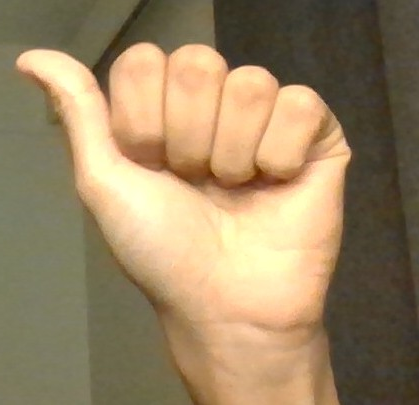
#> input picture resources/A.jpg, 419 x 405 px, given in place of the camera
$ python gestura.py
#> lines starting #> are read from the running program, lines starting #| are printed output that depends on the picture; after the words box and inside, x2 and y2 are one past the last pixel; in counts of white or black regions, pixels touching at a corner belong together
### hand_detector.py
import cv2
import numpy as np


class HandDetector:
    """
    Handles hand detection using computer vision techniques
    """
    def __init__(self):
        # Skin color detection parameters (HSV)
        self.lower_skin = np.array([0, 20, 70], dtype=np.uint8)
        self.upper_skin = np.array([20, 255, 255], dtype=np.uint8)

        # Hand detection parameters
        self.min_hand_area = 5000
        self.max_hand_area = 100000


    def detect_skin_color(self, frame): # TODO: find better hand detection method
        """
        Detect hand using skin color segmentation in HSV color space
        """
        # Convert to HSV
        hsv = cv2.cvtColor(frame, cv2.COLOR_BGR2HSV)

        # Create skin mask
        mask = cv2.inRange(hsv, self.lower_skin, self.upper_skin)

        # Clean up mask (remove noise)
        mask = cv2.GaussianBlur(mask, (5, 5), 0)
        kernel = np.ones((3, 3), np.uint8)
        mask = cv2.morphologyEx(mask, cv2.MORPH_OPEN, kernel, iterations=2)
        mask = cv2.morphologyEx(mask, cv2.MORPH_CLOSE, kernel, iterations=2)

        # Dilate to fill gaps
        mask = cv2.dilate(mask, kernel, iterations=1)

        return mask


    def find_largest_contour(self, mask):
        """
        Find the largest contour (hand) in the mask
        Returns contour and its area if valid
        """
        contours, _ = cv2.findContours(
            mask, cv2.RETR_EXTERNAL, cv2.CHAIN_APPROX_SIMPLE)

        if not contours:
            return None, 0

        # Find largest contour
        max_contour = max(contours, key=cv2.contourArea)
        area = cv2.contourArea(max_contour)

        # Check if area is reasonable for a hand
        if area < self.min_hand_area or area > self.max_hand_area:
            return None, 0

        return max_contour, area


    # [20 lines left out: function extract_roi, not called in this run]


    def detect_hand(self, frame):
        """
        Main detection method - returns hand data or None
        Returns: dict with 'mask', 'contour', 'roi', 'bbox', 'area' or None
        """
        mask = self.detect_skin_color(frame)

        # Find hand contour
        contour, area = self.find_largest_contour(mask)

        if contour is None:
            return None

        # Extract ROI
        roi, bbox = self.extract_roi(frame, contour)

        if roi is None or roi.size == 0:
            return None

        return {
            'mask': mask,
            'contour': contour,
            'roi': roi,
            'bbox': bbox,
            'area': area
        }

### sign_recognizer.py
import numpy as np


class SignRecognizer:
    """
    Handles sign language recognition
    """
    def __init__(self, model_path=None):
        # Label mapping
        self.labels = ['A', 'B', 'C', 'D', 'E', 'F', 'G', 'H', 'I', 'J', 'K', 'L', 'M', 'N', 'O', 'P', 'Q', 'R', 'S', 'T', 'U', 'V', 'W', 'X', 'Y', 'Z']

        # TODO: use learning model
        # Load model
        self.model = None


    # [22 lines left out: function predict, not called in this run]

### keyboard_manager.py
from pynput.keyboard import Controller
import time


class KeyboardManager:
    """
    Manages keyboard simulation and application state
    """
    def __init__(self):
        # Initialize keyboard controller
        self.keyboard = Controller()

        # State management
        self.active = False
        self.last_typed_char = None
        self.last_typed_time = 0
        self.min_time_between_chars = 1.5  # TODO: find out best time interval


    def is_active(self):
        """Check if typing is active"""
        return self.active


    # [37 lines left out: functions toggle_active, can_type_character, type_character, not called in this run]

### gestura.py
import cv2

from hand_detector import HandDetector
from sign_recognizer import SignRecognizer
from keyboard_manager import KeyboardManager


class Gestura:
    """
    Main application class that coordinates all components
    """
    def __init__(self, model_path=None):
        # Initialize camera
        self.cap = cv2.VideoCapture(0)
        if not self.cap.isOpened():
            raise Exception("Error: Could not open camera.")

        # Initialize components
        self.hand_detector = HandDetector()
        self.sign_recognizer = SignRecognizer(model_path)
        self.keyboard_manager = KeyboardManager()

        # UI state
        self.show_help = True


    def draw_ui(self, frame, hand_data, predicted_char=None, confidence=None):
        """
        Draw UI elements on frame
        """
        h, w, c = frame.shape

        # Draw hand visualization if detected
        if hand_data:
            # Draw contour
            cv2.drawContours(frame, [hand_data['contour']], -1, (0, 255, 0), 2)

            # Draw bounding box
            x_min, y_min, x_max, y_max = hand_data['bbox']
            cv2.rectangle(frame, (x_min, y_min), (x_max, y_max), (255, 0, 0), 2)

        # Status indicator
        status_color = (0, 255, 0) if self.keyboard_manager.is_active() else (0, 0, 255)
        status_text = "ACTIVE" if self.keyboard_manager.is_active() else "INACTIVE (Press 'A' to activate)"
        cv2.putText(frame, status_text, (10, 30),
                    cv2.FONT_HERSHEY_SIMPLEX, 0.7, status_color, 2)

        # Hand detection status
        hand_status = "Hand: DETECTED" if hand_data else "Hand: NOT DETECTED"
        cv2.putText(frame, hand_status, (10, 60),
                    cv2.FONT_HERSHEY_SIMPLEX, 0.6, (255, 255, 255), 2)

        # Show prediction
        if predicted_char and confidence:
            pred_text = f"Predicted: {predicted_char} ({confidence:.2f})"
            cv2.putText(frame, pred_text, (10, 90),
                        cv2.FONT_HERSHEY_SIMPLEX, 0.6, (255, 255, 0), 2)


        # Help text
        if self.show_help:
            help_lines = [
                "Controls:",
                "A - Toggle Active/Inactive",
                "H - Toggle Help",
                "Q - Quit"
            ]
            for i, line in enumerate(help_lines):
                cv2.putText(frame, line, (w - 280, 30 + i * 25),
                            cv2.FONT_HERSHEY_SIMPLEX, 0.5, (255, 255, 255), 1)

        return frame


    def run(self):
        """
        Main application loop
        """
        print("\nControls:")
        print("  A - Toggle Active/Inactive")
        print("  H - Toggle Help Display")
        print("  Q - Quit")

        try:
            while True:
                # Capture frame
                ret, frame = self.cap.read()
#> frame is the input picture: shape (405, 419, 3); mean B, G, R 99.9, 133.8, 155.1
                if not ret:
                    print("Camera disconnected.")
                    break

                # Flip frame horizontally for mirror effect
                frame = cv2.flip(frame, 1)
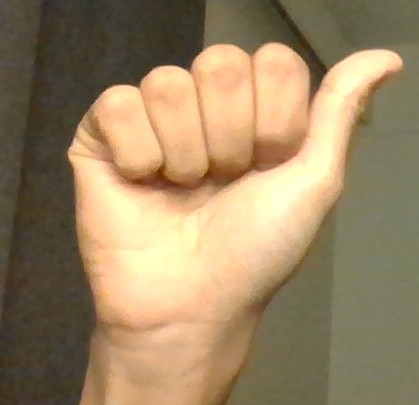
#> frame: shape (405, 419, 3); mean B, G, R 99.9, 133.8, 155.1

                # Detect hand
                hand_data = self.hand_detector.detect_hand(frame)
#> in detect_skin_color, `hsv = cv2.cvtColor(frame, cv2.COLOR_BGR2HSV)`: hsv: shape (405, 419, 3); mean H, S, V 20.7, 88.9, 155.2
#> in detect_skin_color, `mask = cv2.inRange(hsv, self.lower_skin, self.upper_skin)`:
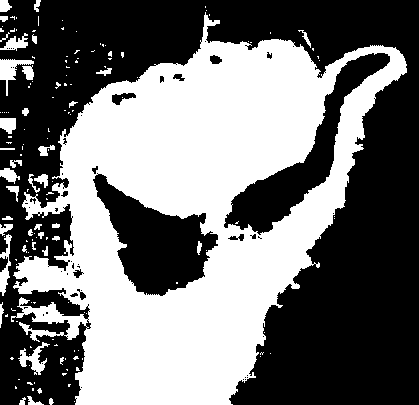
#> mask: shape (405, 419); 45.6% white; 154 white regions (115 under 20 px)
#> in detect_skin_color, `mask = cv2.GaussianBlur(mask, (5, 5), 0)`:
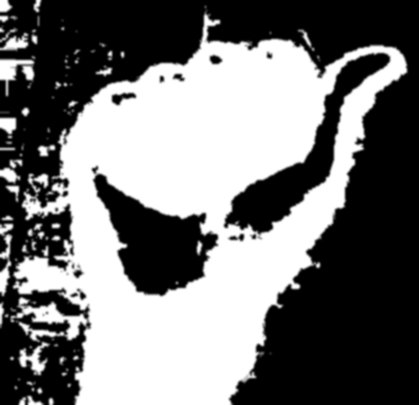
#> mask: shape (405, 419); min 0, max 255, mean 116.3
#> in detect_skin_color, `mask = cv2.morphologyEx(mask, cv2.MORPH_OPEN, kernel, iterations=2)`:
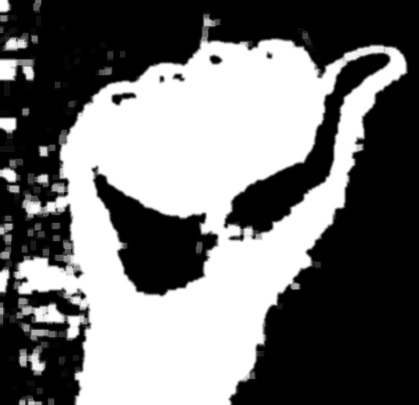
#> mask: shape (405, 419); min 0, max 255, mean 113.3
#> in detect_skin_color, `mask = cv2.dilate(mask, kernel, iterations=1)`:
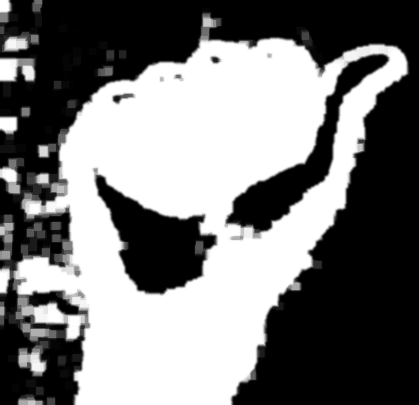
#> mask: shape (405, 419); min 0, max 255, mean 120.6
#> in find_largest_contour, `contours, _ = cv2.findContours( mask, cv2.RETR_EXTERNAL, cv2.CHAIN_APP..`: contours = 6 contours; box (x1, y1, x2, y2) and area: (0, 3, 410, 405) 104978, (0, 0, 44, 99) 2644, (49, 47, 83, 101) 640, (58, 17, 67, 33) 106, (118, 49, 127, 61) 86, (73, 28, 80, 35) 36
#> in find_largest_contour, `max_contour = max(contours, key=cv2.contourArea)`: max_contour = contour of 816 points, box (x1, y1, x2, y2) (0, 3, 410, 405), area 104978
#> in find_largest_contour, `area = cv2.contourArea(max_contour)`: area = 104977.5
#> in detect_hand, `contour, area = self.find_largest_contour(mask)`: area = 0

                predicted_char = None
                confidence = None

                # Process hand if detected
                if hand_data:
                    # Predict sign
                    predicted_char, confidence = self.sign_recognizer.predict(hand_data['roi'])

                    # Type character if conditions are met
                    if self.keyboard_manager.is_active() and predicted_char:
                        self.keyboard_manager.type_character(predicted_char)

                # Draw UI
                frame = self.draw_ui(frame, hand_data, predicted_char, confidence)
#> in draw_ui, `cv2.putText(frame, hand_status, (10, 60), cv2.FONT_HERSHEY_SIMPLEX, 0...`:
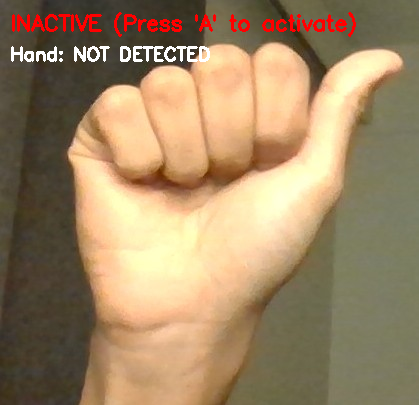
#> frame: shape (405, 419, 3); mean B, G, R 100.9, 134.4, 159
#> after the loop in draw_ui, `for i, line in enumerate(help_lines):`:
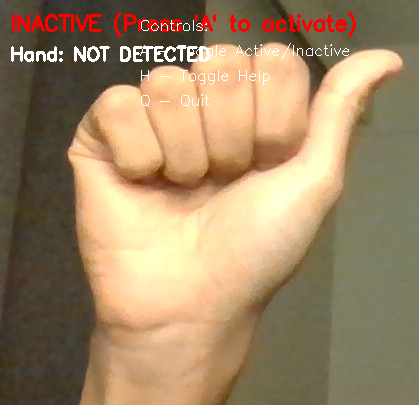
#> frame: shape (405, 419, 3); 0.51% of pixels changed, all inside (x1, y1, x2, y2) = (140, 20, 349, 107)

                # Show frame and mask for debugging
                cv2.imshow("Sign Language Keyboard", frame)
                if hand_data:
                    cv2.imshow("Hand Mask", hand_data['mask'])

                # Handle key presses
                key = cv2.waitKey(1) & 0xFF
#> (key q is pressed here)

                if key == ord('q'):
                    break
                elif key == ord('a'):
                    active = self.keyboard_manager.toggle_active()
                    print(f"Typing {'ENABLED' if active else 'DISABLED'}")
                elif key == ord('h'):
                    self.show_help = not self.show_help

        except KeyboardInterrupt:
            print("\nStopped by user.")
        finally:
            self.cleanup()


    def cleanup(self):
        """
        Release resources
        """
        self.cap.release()
        cv2.destroyAllWindows()
        print("Resources released.")


if __name__ == "__main__":
    try:
        # Initialize application
        app = Gestura()
        app.run()
    except Exception as e:
        print(f"Error: {e}")

$ run again, on resources/AE.jpg
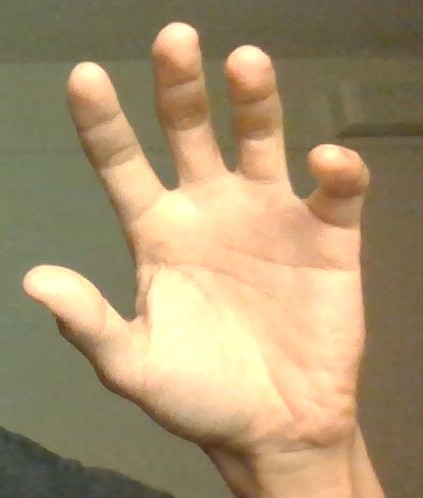
#> input picture resources/AE.jpg, 423 x 498 px, given in place of the camera
#> in run, frame is the input picture: shape (498, 423, 3); mean B, G, R 110.6, 146.1, 166
#> hsv: shape (498, 423, 3); mean H, S, V 22.5, 84.5, 166.8
#> in detect_skin_color, `mask = cv2.dilate(mask, kernel, iterations=1)`:
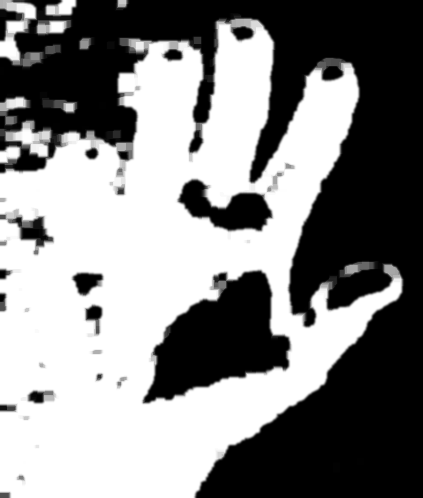
#> mask: shape (498, 423); min 0, max 255, mean 133.1
#> contours = 9 contours; largest, box (x1, y1, x2, y2) and area: (0, 13, 405, 498) 133283, (0, 0, 78, 71) 3410, (39, 91, 80, 115) 471, (78, 35, 96, 51) 202, (114, 0, 130, 11) 126
#> max_contour = contour of 716 points, box (x1, y1, x2, y2) (0, 13, 405, 498), area 133283
#> in find_largest_contour, `area = cv2.contourArea(max_contour)`: area = 133283
#> in detect_hand, `contour, area = self.find_largest_contour(mask)`: area = 0
#> after the loop in draw_ui, `for i, line in enumerate(help_lines):`:
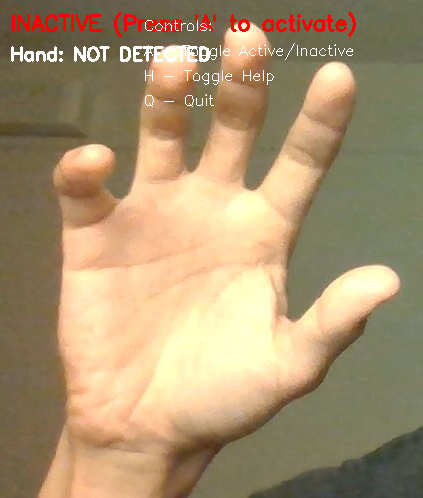
#> frame: shape (498, 423, 3); mean B, G, R 111.6, 146.5, 168.9

$ run again, on resources/B.jpg
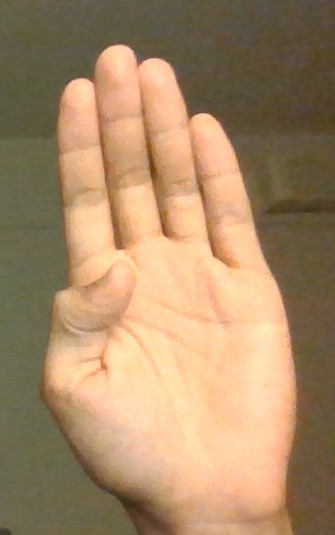
#> input picture resources/B.jpg, 335 x 535 px, given in place of the camera
#> in run, frame is the input picture: shape (535, 335, 3); mean B, G, R 104, 137.9, 167.8
#> hsv: shape (535, 335, 3); mean H, S, V 17.9, 96.5, 167.9
#> in detect_skin_color, `mask = cv2.dilate(mask, kernel, iterations=1)`:
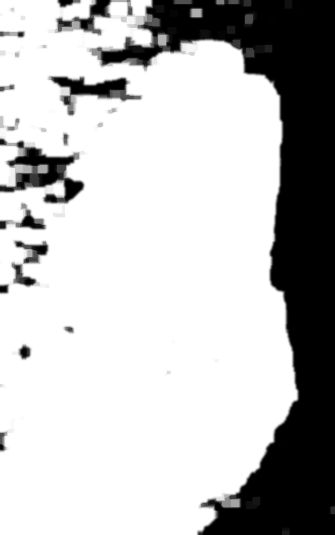
#> mask: shape (535, 335); min 0, max 255, mean 189.8
#> contours = 10 contours; largest, box (x1, y1, x2, y2) and area: (0, 0, 300, 535) 142074, (172, 0, 204, 19) 266, (214, 0, 252, 8) 196, (244, 11, 258, 29) 172, (283, 0, 301, 11) 137
#> max_contour = contour of 318 points, box (x1, y1, x2, y2) (0, 0, 300, 535), area 142074
#> in find_largest_contour, `area = cv2.contourArea(max_contour)`: area = 142074
#> in detect_hand, `contour, area = self.find_largest_contour(mask)`: area = 0
#> after the loop in draw_ui, `for i, line in enumerate(help_lines):`:
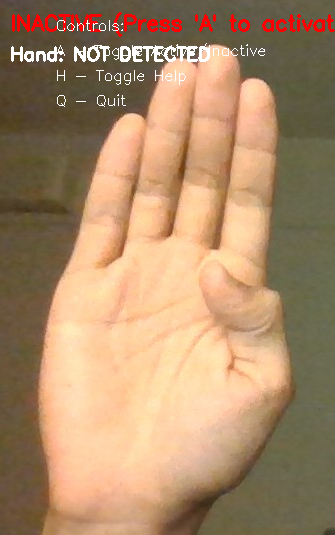
#> frame: shape (535, 335, 3); mean B, G, R 105.5, 139, 171.5

$ run again, on resources/C.jpg
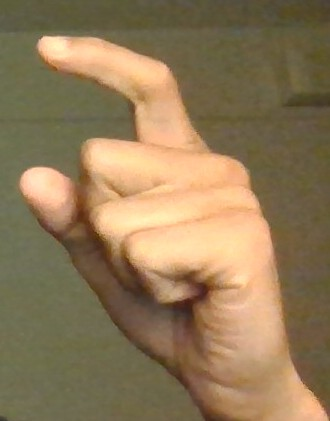
#> input picture resources/C.jpg, 330 x 421 px, given in place of the camera
#> in run, frame is the input picture: shape (421, 330, 3); mean B, G, R 88.1, 122.3, 145.2
#> hsv: shape (421, 330, 3); mean H, S, V 20.2, 99.4, 145.3
#> contours = 18 contours, 1 with area under 20; largest, box (x1, y1, x2, y2) and area: (0, 28, 317, 421) 81922, (33, 75, 77, 102) 512, (45, 37, 92, 55) 451, (65, 11, 91, 33) 350, (0, 0, 15, 31) 332
#> max_contour = contour of 672 points, box (x1, y1, x2, y2) (0, 28, 317, 421), area 81922
#> in find_largest_contour, `area = cv2.contourArea(max_contour)`: area = 81922.5
#> in detect_hand, `contour, area = self.find_largest_contour(mask)`: contour has the same summary as max_contour in find_largest_contour
#> in extract_roi, `x, y, w, h = cv2.boundingRect(contour)`: x = 0; y = 28; w = 317; h = 393
#> in extract_roi, `x_min = max(0, x - padding)`: x_min = 0
#> in extract_roi, `y_min = max(0, y - padding)`: y_min = 8
#> in extract_roi, `x_max = min(w_frame, x + w + padding)`: x_max = 330
#> in extract_roi, `y_max = min(h_frame, y + h + padding)`: y_max = 421
#> in extract_roi, `bbox = (x_min, y_min, x_max, y_max)`: bbox = (0, 8, 330, 421)
#> hand_data = 5 items
#> predicted_char = 'A'; confidence = 0.774
#> in draw_ui, `x_min, y_min, x_max, y_max = hand_data['bbox']`: x_min = 0; y_min = 8; x_max = 330; y_max = 421
#> hand_status = 'Hand: DETECTED'
#> pred_text = 'Predicted: A (0.77)'
#> after the loop in draw_ui, `for i, line in enumerate(help_lines):`:
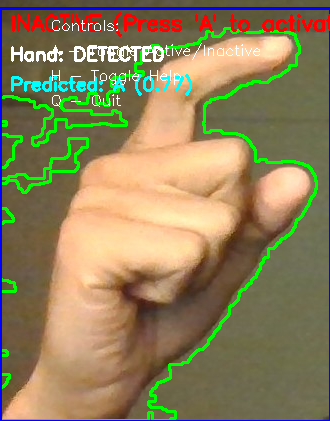
#> frame: shape (421, 330, 3); mean B, G, R 92, 129.2, 142.1
